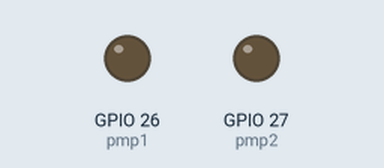
This sketch was run on a simulated ESP32. Parts: output pins drawn as LEDs (lit = HIGH).

Above: at 2.5 s.
At 7.5 s:
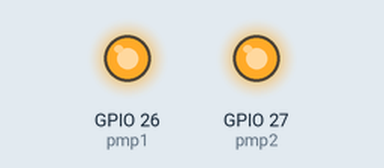
Timing chart, 0 to 13.0 s (numbered marks = the images above):
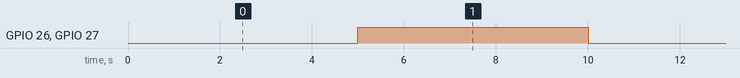

Measured:
- by itself, GPIO 26 (pmp1), GPIO 27 (pmp2): alternates HIGH for 5.0 s and LOW for 5.0 s

The sketch:

_26nd27.ino
```cpp
#define pmp1 26
#define pmp2 27


void setup() {
  // put your setup code here, to run once:
//set pin for the pump
  pinMode(pmp1,OUTPUT);
  pinMode(pmp2,OUTPUT);

//pump is off from the start
  digitalWrite(pmp1,LOW);
  digitalWrite(pmp2,LOW);

}

void loop() {
  // put your main code here, to run repeatedly:

  digitalWrite(pmp1,LOW);
  digitalWrite(pmp2,LOW);

  delay (5000);

  digitalWrite(pmp1,HIGH);
  digitalWrite(pmp2,HIGH);

  delay (5000);

}
```
